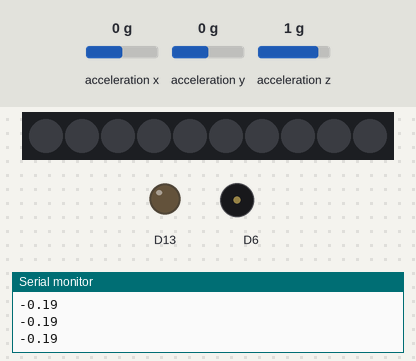
Bench run of a sketch on a simulated Adafruit Circuit Playground Express. On the bench: 10 RGB LEDs in strip order, left to right, output pins drawn as LEDs (lit = HIGH), buzzer (waves = sounding), the last lines printed to the serial monitor. Inputs (shaded band) come from the test bench; at power-on: acceleration x 0 g, acceleration y 0 g, acceleration z 1 g.

Above: at 1.2 s.
1.3 s: acceleration x set to -0.9 g
2.8 s: acceleration x set to -1.2 g
At 3.08 s:
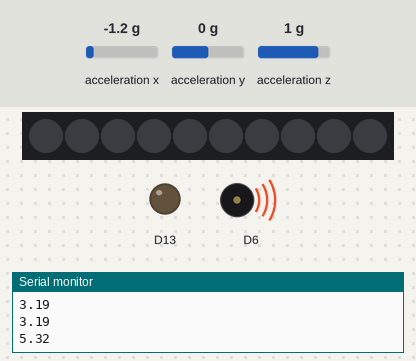
5.8 s: acceleration x set to -0.8 g
At 6.6 s:
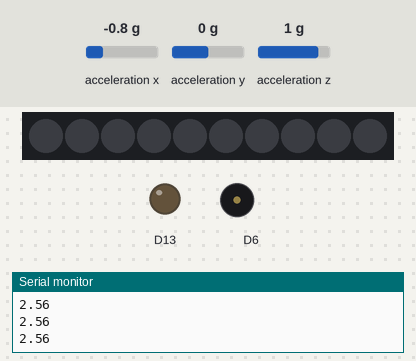
7.3 s: acceleration x set to -1.4 g
At 8.5 s:
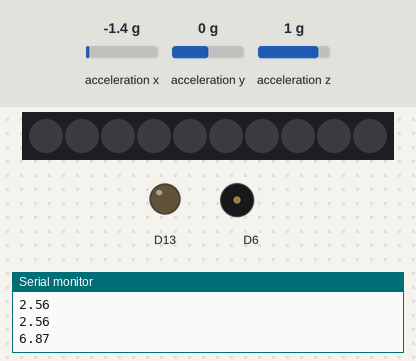
Timing chart, 0 to 11.3 s (numbered marks = the images above; inputs shaded):
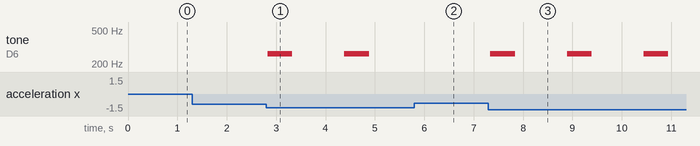

The sketch:

CPX.ino
```cpp
// https://github.com/adafruit/Adafruit_CircuitPlayground

#include <Adafruit_CircuitPlayground.h>

void setup() {
  CircuitPlayground.begin();
  // Set the buzzer on Circuit Playground to off initially
  CircuitPlayground.playTone(0, 1); // Stop any sound
  Serial.begin(115200);
}

void loop() {
  if (CircuitPlayground.mic.soundPressureLevel(10)){
    turned_on();
  }

}

void turned_on(){
  while (true){
    float x = CircuitPlayground.motionX();
    float y = CircuitPlayground.motionY();
    float z = CircuitPlayground.motionZ();

    // Calculate movement field
    float movement = sqrt(x * x + y * y + z * z) - 10;
    Serial.println(movement);


    // Check if movement exceeds a threshold
    if (movement > 4) {
      // Play a tone if movement is detected
      CircuitPlayground.playTone(262, 500); // Play a middle C note for 500ms
      delay(1000); // Delay to avoid multiple sounds at once
    }

    delay(50);
  }
}
```

Measured:
- the behaviour switches between -1 and -1.1 g on acceleration x (found by bisection; images 0 and 1)
- after the input at 2.8 s, tone on D6: alternates 262 Hz for 0.50 s and silent for 1.1 s, starting at once
- after the input at 5.8 s, tone on D6: stays silent (without the input it goes to 262 Hz after 0.13 s)
- after the input at 7.3 s, tone on D6: alternates 262 Hz for 0.50 s and silent for 1.1 s, starting at once
